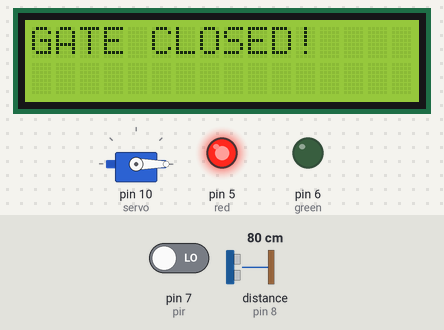
Bench run of a sketch on a simulated Arduino Uno, built with avr-gcc and run on an emulated ATmega328P. Parts: servo, 16×2 character LCD, output pins drawn as LEDs (lit = HIGH). The inputs (shaded band) are chosen by the test bench; at power-on: pin 7 (pir) LOW, distance to the obstacle (sensor on pin 8) 80 cm. What the sketch prints to the serial monitor is not drawn.

Above: at 1.2 s.
1.3 s: pin 7 (pir) driven HIGH
At 2.2 s:
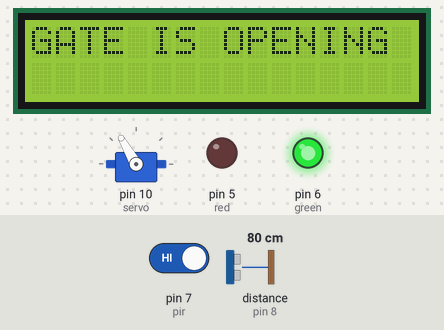
4.3 s: pin 7 (pir) driven LOW
At 6.7 s:
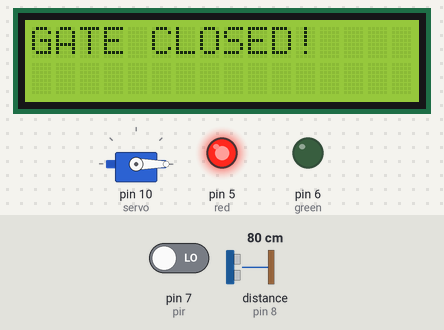
7.0 s: distance to the obstacle (sensor on pin 8) set to 60 cm
10.0 s: distance to the obstacle (sensor on pin 8) set to 9 cm
13.0 s: pin 7 (pir) driven HIGH
At 15.5 s:
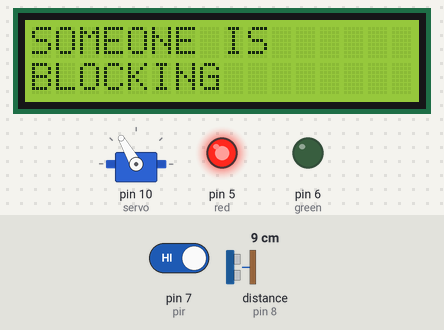
At 16.0 s:
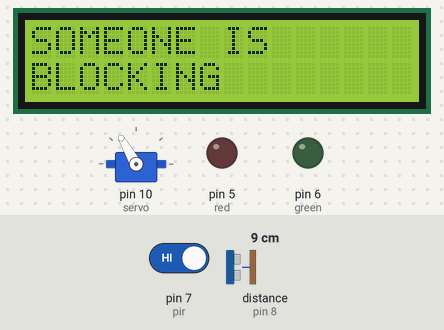
19.0 s: distance to the obstacle (sensor on pin 8) set to 18 cm
22.0 s: distance to the obstacle (sensor on pin 8) set to 21 cm
Timing chart, 0 to 24.8 s (numbered marks = the images above; inputs shaded):
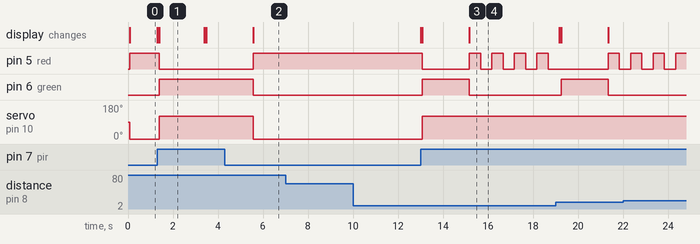

The sketch:

Motion_with_Ultrasonic_Sensor.ino
```cpp
#include <Servo.h> // an import library from arduino
#include <LiquidCrystal_I2C.h> // an import library from arduino
#include <NewPing.h> // an import library from arduino app
const int pir = 7; // pin from arduino keep in mind
const int green = 6; // pin from arduino keep in mind
const int red = 5; // pin from arduino keep in mind
int distance_cm, duration_us; // created variable
LiquidCrystal_I2C lcd(32, 16, 2); // store the pin of the Liquid Crystal Display
Servo servo; // creating Variable from class called Servo
NewPing ultrasonicSensor(9,8,400); // creating Variable from class called Servo
int num;

void closeGate(){ // function called closeGate, it aims display closed program
  lcd.init();
  lcd.backlight();
  lcd.setCursor(0,0);
  lcd.print("GATE CLOSED!");
  digitalWrite(red, HIGH); // led on ,
  digitalWrite(green, LOW); // led off
}


void openGate(){ // function called openGate, it aims display open program
  lcd.clear();
  lcd.init();
  lcd.backlight();
  lcd.setCursor(0,0);
  lcd.print("GATE IS OPENING");
  digitalWrite(red, LOW);
  digitalWrite(green, HIGH);

      }

void ledBlink(){ // a function that let the led blink many times
  for (int i =0 ; i < 4; i++){
  digitalWrite(green, LOW);
  digitalWrite(red,HIGH);
  delay(500);
  digitalWrite(red,LOW);
  delay(500);

        }
}


void setup() { // setup the pinmodes
  Serial.begin(9600);
  pinMode(pir, INPUT_PULLUP);
  pinMode(green, OUTPUT);
  pinMode(red, OUTPUT);
  servo.attach(10);
}
void loop(){ // function loop for your main, in other words it loop every times you execute the logic of your program
  int sensorValue = digitalRead(pir);
  distance_cm = ultrasonicSensor.ping_cm();
  if (sensorValue == HIGH){
        openGate();
       servo.write(120);
        num = 1;
       delay(2000);
    if (distance_cm < 20 && num == 1 ) {
      servo.write(120);
      lcd.init();
      lcd.backlight();
      lcd.setCursor(0,0);
      lcd.print("SOMEONE IS ");
      lcd.setCursor(0,1);
      lcd.print("BLOCKING");
      ledBlink();
      num = 0 ;
        }

  }
    else {
      closeGate();
      servo.write(0);
      num = 0;

    }
   Serial.print("Distance: ");
  Serial.println(distance_cm);
  Serial.println(sensorValue);
}
```

Measured:
- after the input at 1.3 s, pin 5 (red): HIGH → LOW after 0.09 s; pin 6 (green): LOW → HIGH after 0.09 s; servo on pin 10 (servo): 0° → 120° after 0.09 s
- after the input at 4.3 s, pin 5 (red): LOW → HIGH after 1.3 s; pin 6 (green): HIGH → LOW after 1.3 s; servo on pin 10 (servo): 120° → 0° after 1.3 s; the display: changes after 1.3 s (image 2)
- after the input at 7.0 s, every drawn part: stays the same
- after the input at 10.0 s, every drawn part: stays the same
- after the input at 13.0 s, pin 5 (red): HIGH → LOW after 0.09 s, then repeats every 1.0 s: HIGH 0.50 s, LOW 0.50 s; pin 6 (green): LOW → HIGH after 0.09 s, → LOW 2.1 s later; servo on pin 10 (servo): 0° → 120° after 0.09 s; the display: first changes at once (image 3 shows a later state)
- what the display in image 1 shows lasts 2.0 s, from 1.4 s to 3.4 s
